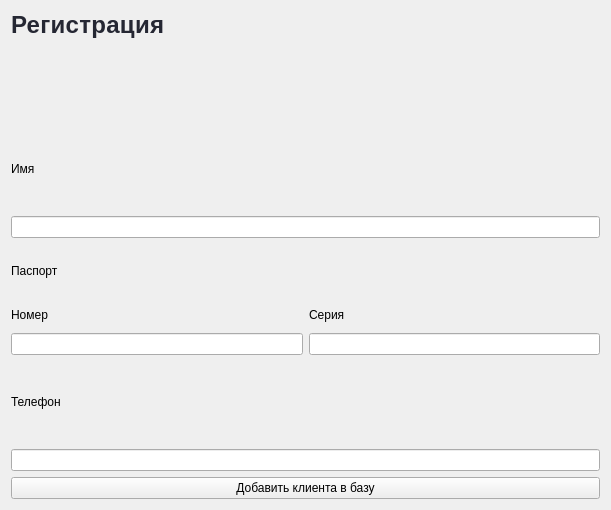
<?xml version="1.0" encoding="UTF-8"?>
<ui version="4.0">
 <class>FormSignUp</class>
 <widget class="QWidget" name="FormSignUp">
  <property name="geometry">
   <rect>
    <x>0</x>
    <y>0</y>
    <width>611</width>
    <height>510</height>
   </rect>
  </property>
  <property name="windowTitle">
   <string>Form</string>
  </property>
  <layout class="QVBoxLayout" name="verticalLayout_6">
   <item alignment="Qt::AlignTop">
    <widget class="QLabel" name="label">
     <property name="styleSheet">
      <string notr="true">font-style: normal;
font-weight: 700;
font-size: 24px;
line-height: 30px;
letter-spacing: 0.3px;

/* grayscale / black */

color: #252733;</string>
     </property>
     <property name="text">
      <string>Регистрация</string>
     </property>
    </widget>
   </item>
   <item>
    <layout class="QVBoxLayout" name="verticalLayout">
     <item>
      <widget class="QLabel" name="label_2">
       <property name="text">
        <string>Имя</string>
       </property>
      </widget>
     </item>
     <item>
      <widget class="QLineEdit" name="lineEdit"/>
     </item>
    </layout>
   </item>
   <item>
    <layout class="QVBoxLayout" name="verticalLayout_4">
     <item>
      <widget class="QLabel" name="label_5">
       <property name="text">
        <string>Паспорт</string>
       </property>
      </widget>
     </item>
     <item>
      <layout class="QHBoxLayout" name="horizontalLayout">
       <item>
        <layout class="QVBoxLayout" name="verticalLayout_3">
         <item>
          <widget class="QLabel" name="label_4">
           <property name="text">
            <string>Номер</string>
           </property>
          </widget>
         </item>
         <item>
          <widget class="QLineEdit" name="lineEdit_3"/>
         </item>
        </layout>
       </item>
       <item>
        <layout class="QVBoxLayout" name="verticalLayout_2">
         <item>
          <widget class="QLabel" name="label_3">
           <property name="text">
            <string>Серия</string>
           </property>
          </widget>
         </item>
         <item>
          <widget class="QLineEdit" name="lineEdit_2"/>
         </item>
        </layout>
       </item>
      </layout>
     </item>
    </layout>
   </item>
   <item>
    <layout class="QVBoxLayout" name="verticalLayout_5">
     <item>
      <widget class="QLabel" name="label_6">
       <property name="text">
        <string>Телефон</string>
       </property>
      </widget>
     </item>
     <item>
      <widget class="QLineEdit" name="lineEdit_4"/>
     </item>
    </layout>
   </item>
   <item>
    <widget class="QPushButton" name="pushButton">
     <property name="text">
      <string>Добавить клиента в базу</string>
     </property>
    </widget>
   </item>
  </layout>
 </widget>
 <resources/>
 <connections/>
</ui>
